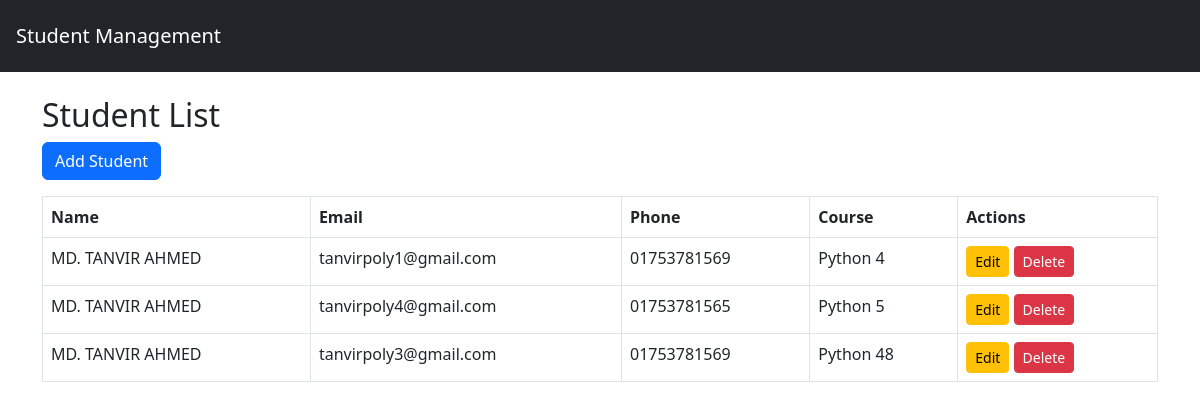
The page / on the database its author committed.
### students/models.py (models this page shows, shortened)
class Student(models.Model):
    name = models.CharField(max_length=100)
    email = models.EmailField(unique=True)
    phone = models.CharField(max_length=15)
    course = models.CharField(max_length=100)

### students/views.py (the view)
# urls.py: path('', StudentListView.as_view(), name='student_list'),
class StudentListView(View):
    def get(self, request):
        students = Student.objects.all()
        return render(request, 'students/student_list.html', {'students': students})

### templates/students/student_list.html
{% extends 'students/base.html' %}
{% block content %}
<h2>Student List</h2>
<a href="{% url 'student_add' %}" class="btn btn-primary mb-3">Add Student</a>
<table class="table table-bordered">
    <thead>
        <tr>
            <th>Name</th>
            <th>Email</th>
            <th>Phone</th>
            <th>Course</th>
            <th>Actions</th>
        </tr>
    </thead>
    <tbody>
        {% for student in students %}
        <tr>
            <td>{{ student.name }}</td>
            <td>{{ student.email }}</td>
            <td>{{ student.phone }}</td>
            <td>{{ student.course }}</td>
            <td>
                <a href="{% url 'student_edit' student.pk %}" class="btn btn-warning btn-sm">Edit</a>
                <a href="{% url 'student_delete' student.pk %}" class="btn btn-danger btn-sm">Delete</a>
            </td>
        </tr>
        {% endfor %}
    </tbody>
</table>
{% endblock %}

### templates/students/base.html (shortened to what this page needs)
<!DOCTYPE html>
<html lang="en">
<head>
    <link rel="stylesheet" href="https://cdn.jsdelivr.net/npm/bootstrap@5.3.0/dist/css/bootstrap.min.css">
</head>
<body>
    <nav class="navbar navbar-dark bg-dark p-3">
        <a class="navbar-brand" href="{% url 'student_list' %}">Student Management</a>
    </nav>
    <div class="container mt-4">
        {% block content %}{% endblock %}
    </div>
</body>
</html>

### rows shown on the page
Student: name "MD. TANVIR AHMED", email "tanvirpoly1@gmail.com", phone "01753781569", course "Python 4"
Student: name "MD. TANVIR AHMED", email "tanvirpoly4@gmail.com", phone "01753781565", course "Python 5"
Student: name "MD. TANVIR AHMED", email "tanvirpoly3@gmail.com", phone "01753781569", course "Python 48"
